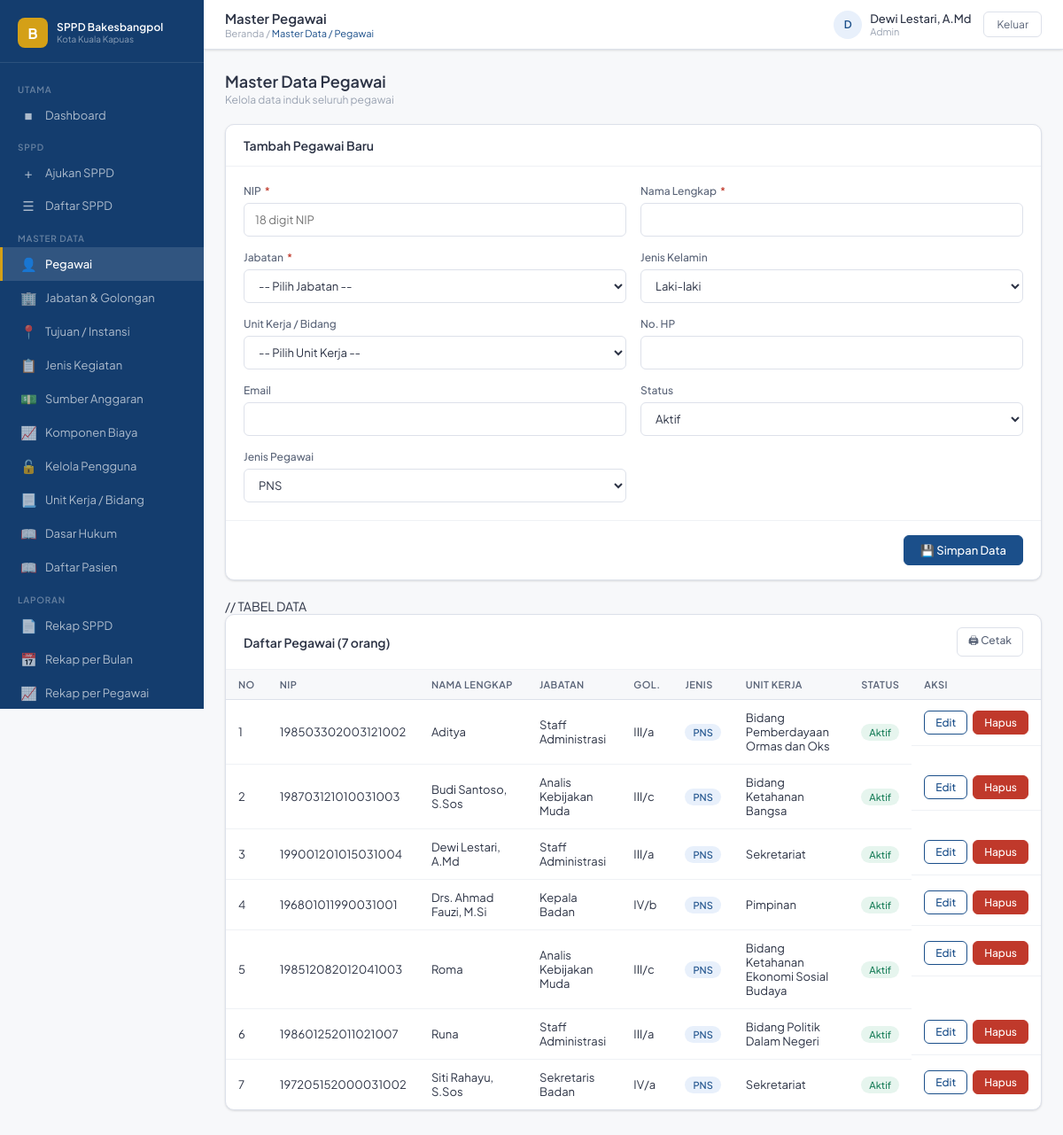
The page /pages/master/pegawai.php (signed in) on the database its author committed.
### tables this page shows
CREATE TABLE `tb_pegawai` (
  `id_pegawai` int(11) NOT NULL,
  `nip` varchar(30) NOT NULL,
  `nama_lengkap` varchar(100) NOT NULL,
  `id_jabatan` int(11) NOT NULL,
  `tempat_lahir` varchar(50) DEFAULT NULL,
  `tanggal_lahir` date DEFAULT NULL,
  `jenis_kelamin` enum('L','P') NOT NULL DEFAULT 'L',
  `unit_kerja` varchar(100) DEFAULT NULL,
  `no_hp` varchar(20) DEFAULT NULL,
  `email` varchar(100) DEFAULT NULL,
  `foto` varchar(255) DEFAULT NULL,
  `status` enum('aktif','nonaktif') NOT NULL DEFAULT 'aktif',
  `jenis_pegawai` enum('PNS','PPPK','Kontrak','Honorer','Tenaga Ahli') DEFAULT 'PNS'
);

CREATE TABLE `tb_jabatan` (
  `id_jabatan` int(11) NOT NULL,
  `nama_jabatan` varchar(100) NOT NULL,
  `golongan` varchar(10) NOT NULL COMMENT 'Contoh: III/c',
  `pangkat` varchar(50) NOT NULL COMMENT 'Contoh: Penata',
  `eselon` varchar(10) DEFAULT NULL
);

### pages/master/pegawai.php (the view, shortened to what this page needs)
<?php
require_once '../../config/koneksi.php';
require_once '../../includes/header.php';
$edit = null;
$pegawais = $conn->query("
    SELECT
        p.*,
        j.nama_jabatan,
        j.golongan
    FROM tb_pegawai p
    JOIN tb_jabatan j
        ON p.id_jabatan = j.id_jabatan
    ORDER BY p.nama_lengkap
");
?>
<div class="page-head">
    <div>
        <h2>Master Data Pegawai</h2>
        <p>Kelola data induk seluruh pegawai</p>
    </div>
</div>
<div class="card">
    <div class="card-header">
        <div class="card-title">
            <?= $edit ? 'Edit Data Pegawai' : 'Tambah Pegawai Baru' ?>
        </div>
    </div>
    <form method="POST">
        <div class="card-body">
            <div class="form-grid">
                <div class="form-group">
                    <label class="form-label">
                        NIP <span class="req">*</span>
                    </label>
                    <input
                        class="form-control"
                        name="nip"
                        value="<?= htmlspecialchars($edit['nip'] ?? $_POST['nip'] ?? '') ?>"
                        placeholder="18 digit NIP"
                        required
                    >
                </div>
                <div class="form-group">
                    <label class="form-label">
                        Nama Lengkap <span class="req">*</span>
                    </label>
                    <input
                        class="form-control"
                        name="nama_lengkap"
                        value="<?= htmlspecialchars($edit['nama_lengkap'] ?? $_POST['nama_lengkap'] ?? '') ?>"
                        required
                    >
                </div>
                <div class="form-group">
                    <label class="form-label">
                        Jabatan <span class="req">*</span>
                    </label>
                    <select class="form-control" name="id_jabatan" required>
                        <option value="">-- Pilih Jabatan --</option>
                    </select>
                </div>
                <div class="form-group">
                    <label class="form-label">Jenis Kelamin</label>
                    <select class="form-control" name="jenis_kelamin">
                        <option value="L" <?= ($edit['jenis_kelamin'] ?? 'L') === 'L' ? 'selected' : '' ?>>
                            Laki-laki
                        </option>
                    </select>
                </div>
                <div class="form-group">
                    <label class="form-label">Unit Kerja / Bidang</label>
                    <select class="form-control" name="unit_kerja">
                        <option value="">-- Pilih Unit Kerja --</option>
                    </select>
                </div>
                <div class="form-group">
                    <label class="form-label">No. HP</label>
                    <input
                        class="form-control"
                        name="no_hp"
                        value="<?= htmlspecialchars($edit['no_hp'] ?? '') ?>"
                    >
                </div>
                <div class="form-group">
                    <label class="form-label">Email</label>
                    <input
                        class="form-control"
                        type="email"
                        name="email"
                        value="<?= htmlspecialchars($edit['email'] ?? '') ?>"
                    >
                </div>
                <div class="form-group">
                    <label class="form-label">Status</label>
                    <select class="form-control" name="status">
                        <option value="aktif" <?= ($edit['status'] ?? 'aktif') === 'aktif' ? 'selected' : '' ?>>
                            Aktif
                        </option>
                    </select>
                </div>
                <div class="form-group">
                    <label class="form-label">Jenis Pegawai</label>
                    <select class="form-control" name="jenis_pegawai">
                        <?php foreach (['PNS', 'PPPK', 'Kontrak', 'Honorer', 'Tenaga Ahli'] as $jp): ?>
                            <option
                                value="<?= $jp ?>"
                                <?= ($edit['jenis_pegawai'] ?? 'PNS') === $jp ? 'selected' : '' ?>
                            >
                                <?= $jp ?>
                            </option>
                        <?php endforeach; ?>
                    </select>
                </div>
            </div>
        </div>
        <div class="form-footer">
            <button type="submit" class="btn btn-primary">
                &#128190; Simpan Data
            </button>
        </div>
    </form>
</div>
// TABEL DATA
<div class="card">
    <div class="card-header">
        <div class="card-title">
            Daftar Pegawai (<?= $pegawais->num_rows ?> orang)
        </div>
        <a
            href="/sppd/pages/laporan/cetak_pegawai.php"
            class="btn btn-secondary btn-sm"
            target="_blank"
        >
            &#128424; Cetak
        </a>
    </div>
    <div class="table-wrap">
        <table>
            <thead>
                <tr>
                    <th>No</th>
                    <th>NIP</th>
                    <th>Nama Lengkap</th>
                    <th>Jabatan</th>
                    <th>Gol.</th>
                    <th>Jenis</th>
                    <th>Unit Kerja</th>
                    <th>Status</th>
                    <th>Aksi</th>
                </tr>
            </thead>
            <tbody>
                <?php
                $no = 1;
                $pegawais->data_seek(0);
                while ($r = $pegawais->fetch_assoc()):
                ?>
                    <tr>
                        <td><?= $no++ ?></td>
                        <td><?= htmlspecialchars($r['nip']) ?></td>
                        <td><?= htmlspecialchars($r['nama_lengkap']) ?></td>
                        <td><?= htmlspecialchars($r['nama_jabatan']) ?></td>
                        <td><?= htmlspecialchars($r['golongan']) ?></td>
                        <td>
                            <span class="badge badge-blue">
                                <?= htmlspecialchars($r['jenis_pegawai'] ?? 'PNS') ?>
                            </span>
                        </td>
                        <td><?= htmlspecialchars($r['unit_kerja'] ?? '-') ?></td>
                        <td>
                            <span class="badge <?= $r['status'] === 'aktif' ? 'badge-green' : 'badge-gray' ?>">
                                <?= ucfirst($r['status']) ?>
                            </span>
                        </td>
                        <td style="display:flex; gap:6px;">
                            <a
                                href="?edit=<?= $r['id_pegawai'] ?>"
                                class="btn btn-outline btn-sm"
                            >
                                Edit
                            </a>
                            <a
                                href="?hapus=<?= $r['id_pegawai'] ?>"
                                class="btn btn-danger btn-sm"
                                onclick="return confirm('Hapus pegawai ini?')"
                            >
                                Hapus
                            </a>
                        </td>
                    </tr>
                <?php endwhile; ?>
            </tbody>
        </table>
    </div>
</div>
<?php require_once '../../includes/footer.php'; ?>

### assets/css/style.css (style rules this page uses)
:root { --primary: #1B4F8A; --primary-dk: #143D6E; --primary-lt: #E8F0FB; --accent: #D4A017; --success: #1A7F5A; --success-lt: #E6F5EE; --danger: #C0392B; --danger-lt: #FDECEA; --warning: #B7770D; --warning-lt: #FEF6E4; --gray-50: #F7F8FA; --gray-100: #EFF1F5; --gray-200: #DDE1EA; --gray-400: #9AA3B2; --gray-600: #5A6478; --gray-800: #2C3345; --white: #FFFFFF; --sidebar-w: 230px; --topbar-h: 56px; --radius: 10px; --radius-sm: 6px; --shadow: 0 1px 3px rgba(0,0,0,.08), 0 1px 2px rgba(0,0,0,.05); --shadow-md: 0 4px 12px rgba(0,0,0,.10); --font: 'Plus Jakarta Sans', sans-serif; }
*, *::before, *::after { box-sizing: border-box; margin: 0; padding: 0; }
body { font-family: var(--font); font-size: 14px; color: var(--gray-800); background: var(--gray-50); }
a { text-decoration: none; color: inherit; }
input, select, textarea, button { font-family: var(--font); }
.page-head { display: flex; align-items: center; justify-content: space-between; margin-bottom: 20px; }
.page-head h2 { font-size: 18px; font-weight: 600; color: var(--gray-800); }
.page-head p { font-size: 12px; color: var(--gray-400); margin-top: 2px; }
.card { background: var(--white); border-radius: var(--radius); border: 1px solid var(--gray-200); box-shadow: var(--shadow); margin-bottom: 20px; }
.card-header { padding: 14px 20px; border-bottom: 1px solid var(--gray-100); display: flex; align-items: center; justify-content: space-between; }
.card-title { font-size: 14px; font-weight: 600; color: var(--gray-800); }
.card-body { padding: 20px; }
.btn { display: inline-flex; align-items: center; gap: 6px; padding: 8px 18px; border-radius: var(--radius-sm); font-size: 13px; font-weight: 500; cursor: pointer; border: 1px solid transparent; transition: all .15s; }
.btn-primary { background: var(--primary); color: var(--white); border-color: var(--primary); }
.btn-secondary { background: var(--white); color: var(--gray-600); border-color: var(--gray-200); }
.btn-danger { background: var(--danger); color: var(--white); border-color: var(--danger); }
.btn-sm { padding: 5px 12px; font-size: 12px; }
.btn-outline { background: transparent; color: var(--primary); border-color: var(--primary); }
.form-grid { display: grid; grid-template-columns: 1fr 1fr; gap: 16px; }
.form-group { display: flex; flex-direction: column; gap: 6px; }
.form-label { font-size: 12px; font-weight: 500; color: var(--gray-600); }
.form-label .req { color: var(--danger); margin-left: 2px; }
.form-control { height: 38px; border: 1px solid var(--gray-200); border-radius: var(--radius-sm); padding: 0 12px; font-size: 13px; color: var(--gray-800); background: var(--white); transition: border-color .15s; }
select.form-control { cursor: pointer; }
.form-footer { padding: 16px 20px; border-top: 1px solid var(--gray-100); display: flex; align-items: center; justify-content: flex-end; gap: 10px; }
.table-wrap { overflow-x: auto; }
table { width: 100%; border-collapse: collapse; }
thead tr { background: var(--gray-50); }
th { padding: 10px 14px; font-size: 11px; font-weight: 600; color: var(--gray-600); text-align: left; letter-spacing: .04em; text-transform: uppercase; border-bottom: 1px solid var(--gray-200); white-space: nowrap; }
td { padding: 12px 14px; font-size: 13px; color: var(--gray-800); border-bottom: 1px solid var(--gray-100); vertical-align: middle; }
tr:last-child td { border-bottom: none; }
.badge { display: inline-flex; align-items: center; gap: 4px; padding: 3px 9px; border-radius: 99px; font-size: 11px; font-weight: 500; }
.badge-blue { background: var(--primary-lt); color: var(--primary); }
.badge-green { background: var(--success-lt); color: var(--success); }

### rows shown on the page
tb_pegawai: nip "198503302003121002", nama_lengkap "Aditya", id_jabatan.nama_jabatan "Staff Administrasi", id_jabatan.golongan "III/a", jenis_pegawai "PNS", unit_kerja "Bidang Pemberdayaan Ormas dan Oks", status "Aktif"
tb_pegawai: nip "198703121010031003", nama_lengkap "Budi Santoso, S.Sos", id_jabatan.nama_jabatan "Analis Kebijakan Muda", id_jabatan.golongan "III/c", jenis_pegawai "PNS", unit_kerja "Bidang Ketahanan Bangsa", status "Aktif"
tb_pegawai: nip "199001201015031004", nama_lengkap "Dewi Lestari, A.Md", id_jabatan.nama_jabatan "Staff Administrasi", id_jabatan.golongan "III/a", jenis_pegawai "PNS", unit_kerja "Sekretariat", status "Aktif"
tb_pegawai: nip "196801011990031001", nama_lengkap "Drs. Ahmad Fauzi, M.Si", id_jabatan.nama_jabatan "Kepala Badan", id_jabatan.golongan "IV/b", jenis_pegawai "PNS", unit_kerja "Pimpinan", status "Aktif"
tb_pegawai: nip "198512082012041003", nama_lengkap "Roma", id_jabatan.nama_jabatan "Analis Kebijakan Muda", id_jabatan.golongan "III/c", jenis_pegawai "PNS", unit_kerja "Bidang Ketahanan Ekonomi Sosial Budaya", status "Aktif"
tb_pegawai: nip "198601252011021007", nama_lengkap "Runa", id_jabatan.nama_jabatan "Staff Administrasi", id_jabatan.golongan "III/a", jenis_pegawai "PNS", unit_kerja "Bidang Politik Dalam Negeri", status "Aktif"
tb_pegawai: nip "197205152000031002", nama_lengkap "Siti Rahayu, S.Sos", id_jabatan.nama_jabatan "Sekretaris Badan", id_jabatan.golongan "IV/a", jenis_pegawai "PNS", unit_kerja "Sekretariat", status "Aktif"

### other values the page prints
$halaman "Master Pegawai"
$sub_judul "Master Data / Pegawai"
$inisial "D"
$nama "Dewi Lestari, A.Md"
$role "Admin"
$pegawais->num_rows "7"
form field jenis_pegawai "PNS"
